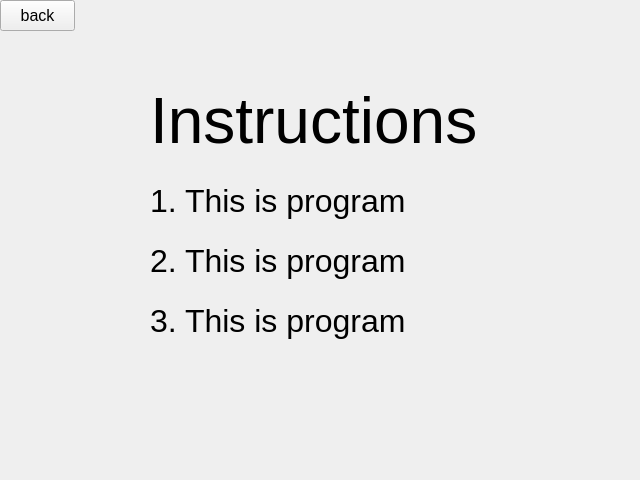
<?xml version="1.0" encoding="UTF-8"?>
<ui version="4.0">
 <class>Form</class>
 <widget class="QWidget" name="Form">
  <property name="geometry">
   <rect>
    <x>0</x>
    <y>0</y>
    <width>640</width>
    <height>480</height>
   </rect>
  </property>
  <property name="windowTitle">
   <string>Form</string>
  </property>
  <widget class="QPushButton" name="pushButton">
   <property name="geometry">
    <rect>
     <x>0</x>
     <y>0</y>
     <width>75</width>
     <height>31</height>
    </rect>
   </property>
   <property name="font">
    <font>
     <pointsize>12</pointsize>
    </font>
   </property>
   <property name="text">
    <string>back</string>
   </property>
  </widget>
  <widget class="QLabel" name="label">
   <property name="geometry">
    <rect>
     <x>150</x>
     <y>60</y>
     <width>351</width>
     <height>121</height>
    </rect>
   </property>
   <property name="font">
    <font>
     <pointsize>48</pointsize>
    </font>
   </property>
   <property name="text">
    <string>Instructions</string>
   </property>
  </widget>
  <widget class="QLabel" name="label_2">
   <property name="geometry">
    <rect>
     <x>150</x>
     <y>170</y>
     <width>351</width>
     <height>61</height>
    </rect>
   </property>
   <property name="font">
    <font>
     <pointsize>24</pointsize>
    </font>
   </property>
   <property name="text">
    <string>1. This is program</string>
   </property>
  </widget>
  <widget class="QLabel" name="label_3">
   <property name="geometry">
    <rect>
     <x>150</x>
     <y>230</y>
     <width>351</width>
     <height>61</height>
    </rect>
   </property>
   <property name="font">
    <font>
     <pointsize>24</pointsize>
    </font>
   </property>
   <property name="text">
    <string>2. This is program</string>
   </property>
  </widget>
  <widget class="QLabel" name="label_4">
   <property name="geometry">
    <rect>
     <x>150</x>
     <y>290</y>
     <width>351</width>
     <height>61</height>
    </rect>
   </property>
   <property name="font">
    <font>
     <pointsize>24</pointsize>
    </font>
   </property>
   <property name="text">
    <string>3. This is program</string>
   </property>
  </widget>
 </widget>
 <resources/>
 <connections/>
</ui>
